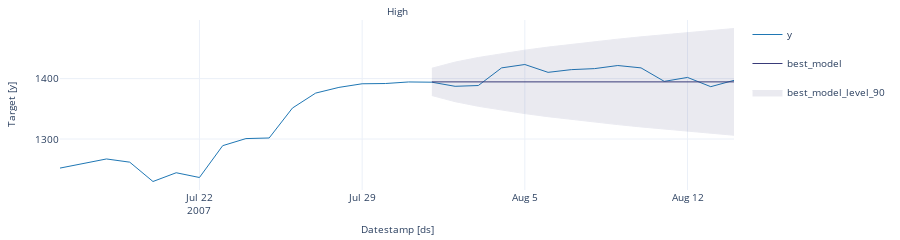

Here is the notebook cell this chart was saved with:
### Code cell
sf.plot(High.tail(30), prod_forecasts_df, level=[90])
